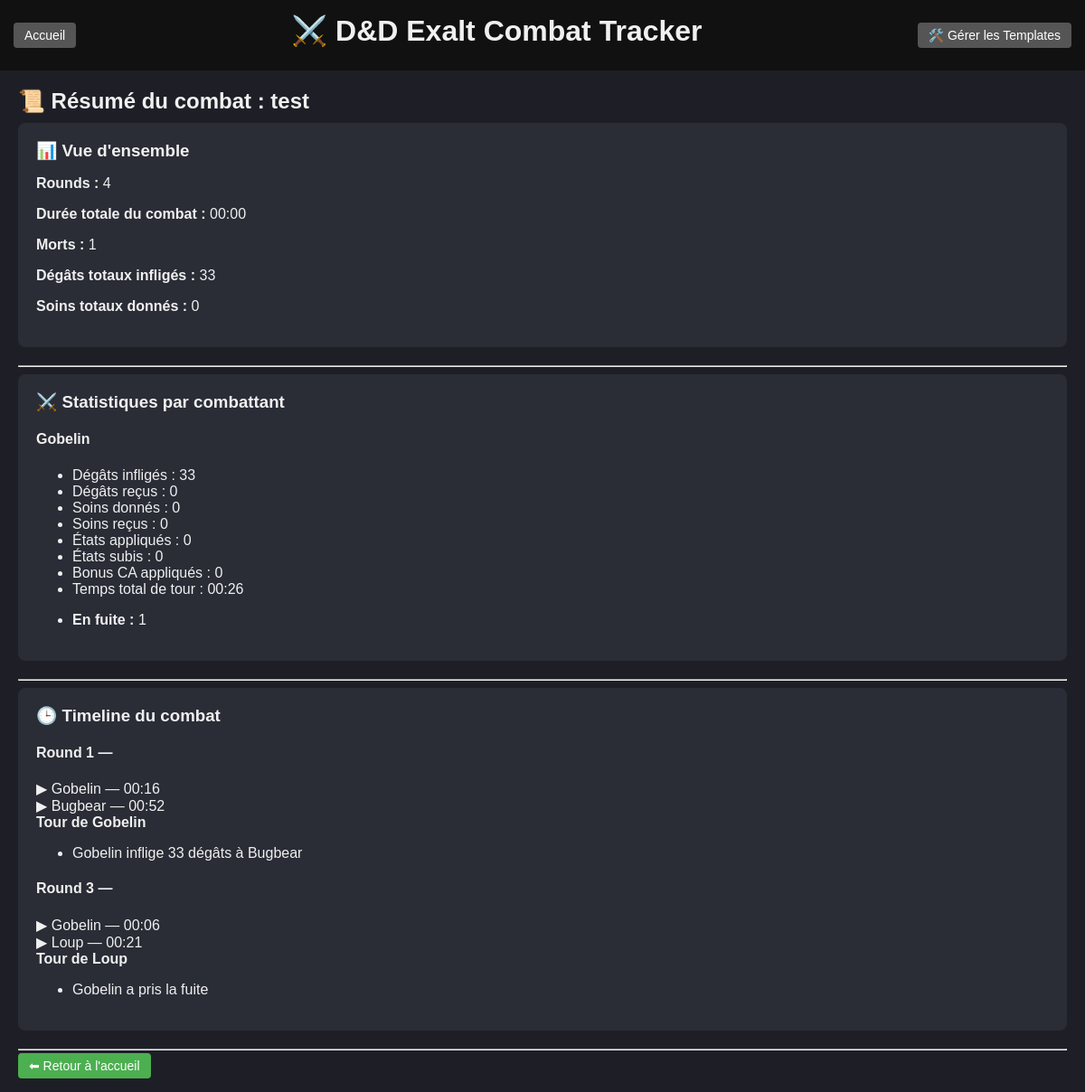
Page /combat/6/summary on the committed database.
### app.py (models this page shows, shortened)
class Combat(db.Model):
    id = db.Column(db.Integer, primary_key=True)
    name = db.Column(db.String(100))
    round = db.Column(db.Integer, default=1)
    current_turn = db.Column(db.Integer, default=0)
    notes = db.Column(db.Text)
    created_at = db.Column(db.DateTime, default=datetime.utcnow)
    is_closed = db.Column(db.Boolean, default=False)
    combatants = db.relationship('Combatant', backref='combat', cascade="all, delete")
    start_time = db.Column(db.DateTime, nullable=True)
    end_time = db.Column(db.DateTime, nullable=True)
    current_turn_start = db.Column(db.DateTime, nullable=True)
    current_round_start = db.Column(db.DateTime, nullable=True)
    has_started = db.Column(db.Boolean, default=False)

class Combatant(db.Model):
    id = db.Column(db.Integer, primary_key=True)
    name = db.Column(db.String(100))
    type = db.Column(db.String(50))
    hp_max = db.Column(db.Integer)
    hp_current = db.Column(db.Integer)
    temp_hp = db.Column(db.Integer, default=0)
    initiative = db.Column(db.Integer)
    ac_base = db.Column(db.Integer)
    ac_bonus = db.Column(db.Integer, default=0)
    conditions = db.Column(db.String(255))
    is_dead = db.Column(db.Boolean, default=False)
    notes = db.Column(db.Text)
    group_id = db.Column(db.Integer, nullable=True)
    is_group = db.Column(db.Boolean, default=False)
    group_name = db.Column(db.String(100), nullable=True)
    is_hidden = db.Column(db.Boolean, default=False)
    has_fled = db.Column(db.Boolean, default=False)
    combat_id = db.Column(db.Integer, db.ForeignKey('combat.id'))

### app.py (the view, shortened to what this page needs)
@app.route('/combat/<int:combat_id>/summary')
def combat_summary(combat_id):
    combat = Combat.query.get_or_404(combat_id)
    logs = CombatLog.query.filter_by(
        combat_id=combat_id
    ).order_by(CombatLog.timestamp).all()
    if combat.start_time and combat.end_time:
        total_seconds = int(
            (combat.end_time - combat.start_time).total_seconds()
        )
        total_duration = f"{total_seconds // 60:02d}:{total_seconds % 60:02d}"
    else:
        total_duration = "00:00"
    total_rounds = combat.round
    total_deaths = len([c for c in combat.combatants if c.is_dead])
    total_fled = len([c for c in combat.combatants if c.has_fled])
    total_damage = sum(
        log.value or 0
        for log in logs
        if log.action_type == "damage"
    )
    total_heal = sum(
        log.value or 0
        for log in logs
        if log.action_type == "heal"
    )
    total_fled = len([c for c in combat.combatants if c.has_fled])
    round_times = {}
    for log in logs:
        if log.action_type == "round_time":
            seconds = log.value
            round_times[log.round_number] = f"{seconds // 60:02d}:{seconds % 60:02d}"
    combatant_lookup = {c.id: c.name for c in combat.combatants}
    turn_times = {}
    for log in logs:
        if log.action_type == "turn_time":
            seconds = log.value
            formatted_time = f"{seconds // 60:02d}:{seconds % 60:02d}"
            turn_times.setdefault(log.round_number, []).append({
                "actor": combatant_lookup.get(log.turn_owner_id, "Inconnu"),
                "duration": formatted_time
            })
    combatant_stats = []
    for c in combat.combatants:
        damage_done = sum(
            log.value or 0
            for log in logs
            if log.actor_id == c.id and log.action_type == "damage"
        )
        damage_taken = sum(
            log.value or 0
            for log in logs
            if log.target_id == c.id and log.action_type == "damage"
        )
        heal_done = sum(
            log.value or 0
            for log in logs
            if log.actor_id == c.id and log.action_type == "heal"
        )
        heal_taken = sum(
            log.value or 0
            for log in logs
            if log.target_id == c.id and log.action_type == "heal"
        )
        conditions_applied = len([
            log for log in logs
            if log.actor_id == c.id
               and log.action_type == "condition"
               and log.detail.startswith("apply:")
        ])
        conditions_received = len([
            log for log in logs
            if log.target_id == c.id
               and log.action_type == "condition"
               and log.detail.startswith("apply:")
        ])
        ac_bonus_given = sum(
            log.value or 0
            for log in logs
            if log.actor_id == c.id
            and log.action_type == "ac_mod"
        )
        time_seconds = sum(
            log.value or 0
            for log in logs
            if log.action_type == "turn_time"
            and log.turn_owner_id == c.id
        )
        time_formatted = f"{time_seconds // 60:02d}:{time_seconds % 60:02d}"
        combatant_stats.append({
            "name": c.name,
            "is_dead": c.is_dead,
            "has_fled": c.has_fled,
            "damage_done": damage_done,
            "damage_taken": damage_taken,
            "heal_done": heal_done,
            "heal_taken": heal_taken,
            "conditions_applied": conditions_applied,
            "conditions_received": conditions_received,
            "ac_bonus_given": ac_bonus_given,
            "time_spent": time_formatted
        })
        timeline = {}
        for log in logs:
            if log.action_type in ["round_time", "turn_time"]:
                continue
            round_number = log.round_number
            turn_owner = combatant_lookup.get(log.turn_owner_id, "Inconnu")
            actor = combatant_lookup.get(log.actor_id, "Inconnu")
            target = combatant_lookup.get(log.target_id, "Inconnu")
            timeline.setdefault(round_number, {})
            timeline[round_number].setdefault(turn_owner, [])
            if log.action_type == "damage":
                text = f"{actor} inflige {log.value} dégâts à {target}"
            elif log.action_type == "heal":
                text = f"{actor} soigne {log.value} PV à {target}"
            elif log.action_type == "ac_mod":
                text = f"{actor} modifie la CA de {target} de {log.value:+d}"
            elif log.action_type == "status":
                if log.detail == "fled":
                    text = f"{target} a pris la fuite"
                elif log.detail == "returned":
                    text = f"{target} est revenu au combat"
                else:
                    text = f"Statut de {target} modifié: {log.detail}"
            else:
                text = "Action inconnue"
            timeline[round_number][turn_owner].append(text)
        return render_template(
            "combat_summary.html",
            combat=combat,
            total_duration=total_duration,
            total_rounds=total_rounds,
            total_deaths=total_deaths,
            total_fled=total_fled,
            total_damage=total_damage,
            total_heal=total_heal,
            combatant_stats=combatant_stats,
            timeline=timeline,
            round_times=round_times,
            turn_times=turn_times
        )

### templates/combat_summary.html (shortened to what this page needs)
{% extends "base.html" %}
{% block content %}
<h2>📜 Résumé du combat : {{ combat.name }}</h2>
<section class="card">
    <h3>📊 Vue d'ensemble</h3>
    <p><strong>Rounds :</strong> {{ total_rounds }}</p>
    <p><strong>Durée totale du combat :</strong> {{ total_duration }}</p>
    <p><strong>Morts :</strong> {{ total_deaths }}</p>
    <p><strong>Dégâts totaux infligés :</strong> {{ total_damage }}</p>
    <p><strong>Soins totaux donnés :</strong> {{ total_heal }}</p>
</section>
<hr>
<section class="card">
    <h3>⚔️ Statistiques par combattant</h3>
    {% for stats in combatant_stats %}
    <div class="summary-combatant">
        <h4>
            {{ stats.name }}
        </h4>
        <ul>
            <li>Dégâts infligés : {{ stats.damage_done }}</li>
            <li>Dégâts reçus : {{ stats.damage_taken }}</li>
            <li>Soins donnés : {{ stats.heal_done }}</li>
            <li>Soins reçus : {{ stats.heal_taken }}</li>
            <li>États appliqués : {{ stats.conditions_applied }}</li>
            <li>États subis : {{ stats.conditions_received }}</li>
            <li>Bonus CA appliqués : {{ stats.ac_bonus_given }}</li>
            <li>Temps total de tour : {{ stats.time_spent }}</li>
            <li><p><strong>En fuite :</strong> {{ total_fled }}</p></li>
        </ul>
    </div>
    {% endfor %}
</section>
<hr>
<section class="card">
    <h3>🕒 Timeline du combat</h3>
    {% if timeline %}
        {% for round, turns in timeline.items() %}
            <div class="round-block">
                <h4>Round {{ round }} — {{ duration }}</h4>
                {% for turn in turn_times.get(round, []) %}
                    <div>▶ {{ turn.actor }} — {{ turn.duration }}</div>
                {% endfor %}
                {% for turn_owner, actions in turns.items() %}
                    <div class="turn-block">
                        <strong>Tour de {{ turn_owner }}</strong>
                        <ul>
                            {% for action in actions %}
                                <li>{{ action }}</li>
                            {% endfor %}
                        </ul>
                    </div>
                {% endfor %}
            </div>
        {% endfor %}
    {% else %}
        <p>Aucune action enregistrée pour ce combat.</p>
    {% endif %}
</section>
<hr>
<a href="{{ url_for('index') }}" class="btn-primary">
    ⬅ Retour à l'accueil
</a>
{% endblock %}

### static/style.css (style rules this page uses)
body { font-family: Arial, sans-serif; background-color: #1e1f26; color: #f0f0f0; margin: 0; padding: 0; }
h1, h2, h3 { margin: 0 0 10px 0; }
.card { background: #2a2c36; padding: 20px; margin-bottom: 20px; border-radius: 8px; }
.btn, .btn-primary, .btn-danger, .btn-secondary { padding: 6px 12px; border-radius: 4px; text-decoration: none; color: white; border: none; cursor: pointer; font-size: 14px; }
.btn-primary { background: #4caf50; }

### rows in the picture
Combat: name "test"
Combatant: name "Gobelin", damage_done "33", damage_taken "0", heal_done "0", heal_taken "0", conditions_applied "0", conditions_received "0", ac_bonus_given "0", time_spent "00:26", has_fled "1", actor "Gobelin", duration "00:16", actions "Gobelin inflige 33 dégâts à Bugbear", duration "00:06"
Combatant: actor "Bugbear", duration "00:52"
Combatant: actor "Loup", duration "00:21", name "Loup", actions "Gobelin a pris la fuite"

### other values in the picture
{{ total_rounds }} "4"
{{ total_duration }} "00:00"
{{ total_deaths }} "1"
{{ total_damage }} "33"
{{ total_heal }} "0"
{{ round }} "1" "3"
